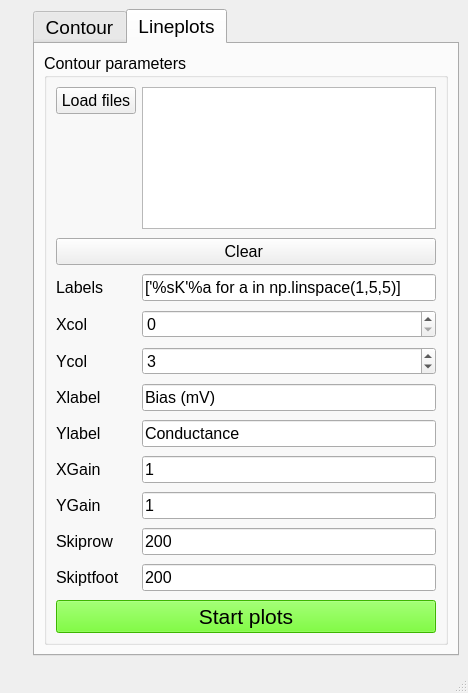
<?xml version="1.0" encoding="UTF-8"?>
<ui version="4.0">
 <class>MainWindow</class>
 <widget class="QMainWindow" name="MainWindow">
  <property name="geometry">
   <rect>
    <x>0</x>
    <y>0</y>
    <width>468</width>
    <height>622</height>
   </rect>
  </property>
  <property name="sizePolicy">
   <sizepolicy hsizetype="Ignored" vsizetype="Expanding">
    <horstretch>0</horstretch>
    <verstretch>0</verstretch>
   </sizepolicy>
  </property>
  <property name="font">
   <font>
    <pointsize>14</pointsize>
   </font>
  </property>
  <property name="windowTitle">
   <string>MainWindow</string>
  </property>
  <widget class="QWidget" name="centralwidget">
   <layout class="QHBoxLayout" name="horizontalLayout">
    <item>
     <widget class="QWidget" name="plot_window" native="true">
      <property name="sizePolicy">
       <sizepolicy hsizetype="Preferred" vsizetype="Expanding">
        <horstretch>0</horstretch>
        <verstretch>0</verstretch>
       </sizepolicy>
      </property>
      <layout class="QVBoxLayout" name="mpl"/>
     </widget>
    </item>
    <item>
     <widget class="QTabWidget" name="tabWidget">
      <property name="sizePolicy">
       <sizepolicy hsizetype="Expanding" vsizetype="Expanding">
        <horstretch>0</horstretch>
        <verstretch>0</verstretch>
       </sizepolicy>
      </property>
      <property name="currentIndex">
       <number>1</number>
      </property>
      <widget class="QWidget" name="tab">
       <attribute name="title">
        <string>Contour</string>
       </attribute>
       <layout class="QVBoxLayout" name="verticalLayout">
        <item>
         <widget class="QGroupBox" name="groupBox">
          <property name="sizePolicy">
           <sizepolicy hsizetype="Expanding" vsizetype="Expanding">
            <horstretch>0</horstretch>
            <verstretch>0</verstretch>
           </sizepolicy>
          </property>
          <property name="font">
           <font>
            <family>Arial</family>
            <pointsize>12</pointsize>
           </font>
          </property>
          <property name="title">
           <string>Contour parameters</string>
          </property>
          <layout class="QFormLayout" name="formLayout">
           <property name="sizeConstraint">
            <enum>QLayout::SetDefaultConstraint</enum>
           </property>
           <property name="verticalSpacing">
            <number>9</number>
           </property>
           <item row="0" column="0">
            <widget class="QPushButton" name="OpenFile">
             <property name="text">
              <string>Basename</string>
             </property>
            </widget>
           </item>
           <item row="0" column="1">
            <widget class="QTextEdit" name="baseName">
             <property name="html">
              <string>&lt;!DOCTYPE HTML PUBLIC &quot;-//W3C//DTD HTML 4.0//EN&quot; &quot;http://www.w3.org/TR/REC-html40/strict.dtd&quot;&gt;
&lt;html&gt;&lt;head&gt;&lt;meta name=&quot;qrichtext&quot; content=&quot;1&quot; /&gt;&lt;style type=&quot;text/css&quot;&gt;
p, li { white-space: pre-wrap; }
&lt;/style&gt;&lt;/head&gt;&lt;body style=&quot; font-family:'Arial'; font-size:12pt; font-weight:400; font-style:normal;&quot;&gt;
&lt;p style=&quot; margin-top:0px; margin-bottom:0px; margin-left:0px; margin-right:0px; -qt-block-indent:0; text-indent:0px;&quot;&gt;C:\Users\kaife\Desktop\Cornell\Research\Projects &amp;amp; data\Tunnel junction\Kondo effect\high T spectrum\CrBr3JJ_15_20190903_{}Kevlvin_AC20uV_37HZ.txt&lt;/p&gt;&lt;/body&gt;&lt;/html&gt;</string>
             </property>
            </widget>
           </item>
           <item row="1" column="0">
            <widget class="QLabel" name="label">
             <property name="sizePolicy">
              <sizepolicy hsizetype="Preferred" vsizetype="Expanding">
               <horstretch>0</horstretch>
               <verstretch>0</verstretch>
              </sizepolicy>
             </property>
             <property name="text">
              <string>Xlist</string>
             </property>
            </widget>
           </item>
           <item row="2" column="0">
            <widget class="QLabel" name="label_2">
             <property name="sizePolicy">
              <sizepolicy hsizetype="Preferred" vsizetype="Expanding">
               <horstretch>0</horstretch>
               <verstretch>0</verstretch>
              </sizepolicy>
             </property>
             <property name="text">
              <string>Ycol</string>
             </property>
            </widget>
           </item>
           <item row="2" column="1">
            <widget class="QSpinBox" name="Ycol">
             <property name="sizePolicy">
              <sizepolicy hsizetype="Minimum" vsizetype="Expanding">
               <horstretch>0</horstretch>
               <verstretch>0</verstretch>
              </sizepolicy>
             </property>
            </widget>
           </item>
           <item row="3" column="0">
            <widget class="QLabel" name="label_3">
             <property name="sizePolicy">
              <sizepolicy hsizetype="Preferred" vsizetype="Expanding">
               <horstretch>0</horstretch>
               <verstretch>0</verstretch>
              </sizepolicy>
             </property>
             <property name="text">
              <string>Zcol</string>
             </property>
            </widget>
           </item>
           <item row="3" column="1">
            <widget class="QSpinBox" name="Zcol">
             <property name="sizePolicy">
              <sizepolicy hsizetype="Minimum" vsizetype="Expanding">
               <horstretch>0</horstretch>
               <verstretch>0</verstretch>
              </sizepolicy>
             </property>
             <property name="value">
              <number>3</number>
             </property>
            </widget>
           </item>
           <item row="4" column="0">
            <widget class="QLabel" name="label_6">
             <property name="sizePolicy">
              <sizepolicy hsizetype="Preferred" vsizetype="Expanding">
               <horstretch>0</horstretch>
               <verstretch>0</verstretch>
              </sizepolicy>
             </property>
             <property name="text">
              <string>Xlabel</string>
             </property>
            </widget>
           </item>
           <item row="4" column="1">
            <widget class="QLineEdit" name="Xlabel">
             <property name="sizePolicy">
              <sizepolicy hsizetype="Expanding" vsizetype="Expanding">
               <horstretch>0</horstretch>
               <verstretch>0</verstretch>
              </sizepolicy>
             </property>
             <property name="text">
              <string>Temperature(K)</string>
             </property>
            </widget>
           </item>
           <item row="5" column="0">
            <widget class="QLabel" name="label_7">
             <property name="sizePolicy">
              <sizepolicy hsizetype="Preferred" vsizetype="Expanding">
               <horstretch>0</horstretch>
               <verstretch>0</verstretch>
              </sizepolicy>
             </property>
             <property name="text">
              <string>Ylabel</string>
             </property>
            </widget>
           </item>
           <item row="5" column="1">
            <widget class="QLineEdit" name="Ylabel">
             <property name="sizePolicy">
              <sizepolicy hsizetype="Expanding" vsizetype="Expanding">
               <horstretch>0</horstretch>
               <verstretch>0</verstretch>
              </sizepolicy>
             </property>
             <property name="text">
              <string>Bias (mV)</string>
             </property>
            </widget>
           </item>
           <item row="6" column="0">
            <widget class="QLabel" name="label_8">
             <property name="text">
              <string>Zlabel</string>
             </property>
            </widget>
           </item>
           <item row="6" column="1">
            <widget class="QLineEdit" name="Zlabel">
             <property name="text">
              <string>Resistance($\Omega$)</string>
             </property>
            </widget>
           </item>
           <item row="8" column="0">
            <widget class="QLabel" name="label_4">
             <property name="sizePolicy">
              <sizepolicy hsizetype="Preferred" vsizetype="Expanding">
               <horstretch>0</horstretch>
               <verstretch>0</verstretch>
              </sizepolicy>
             </property>
             <property name="text">
              <string>YGain</string>
             </property>
            </widget>
           </item>
           <item row="8" column="1">
            <widget class="QLineEdit" name="yGain">
             <property name="sizePolicy">
              <sizepolicy hsizetype="Expanding" vsizetype="Expanding">
               <horstretch>0</horstretch>
               <verstretch>0</verstretch>
              </sizepolicy>
             </property>
             <property name="text">
              <string>1</string>
             </property>
            </widget>
           </item>
           <item row="9" column="0">
            <widget class="QLabel" name="label_5">
             <property name="sizePolicy">
              <sizepolicy hsizetype="Preferred" vsizetype="Expanding">
               <horstretch>0</horstretch>
               <verstretch>0</verstretch>
              </sizepolicy>
             </property>
             <property name="text">
              <string>ZGain</string>
             </property>
            </widget>
           </item>
           <item row="9" column="1">
            <widget class="QLineEdit" name="zGain">
             <property name="sizePolicy">
              <sizepolicy hsizetype="Expanding" vsizetype="Expanding">
               <horstretch>0</horstretch>
               <verstretch>0</verstretch>
              </sizepolicy>
             </property>
             <property name="text">
              <string>1</string>
             </property>
            </widget>
           </item>
           <item row="10" column="0">
            <widget class="QLabel" name="label1">
             <property name="text">
              <string>Skiprow</string>
             </property>
            </widget>
           </item>
           <item row="10" column="1">
            <widget class="QLineEdit" name="skipRow">
             <property name="text">
              <string>200</string>
             </property>
            </widget>
           </item>
           <item row="11" column="0">
            <widget class="QLabel" name="label_9">
             <property name="text">
              <string>Skiptfoot</string>
             </property>
            </widget>
           </item>
           <item row="15" column="0" colspan="2">
            <widget class="QPushButton" name="startPlot">
             <property name="font">
              <font>
               <family>Arial</family>
               <pointsize>16</pointsize>
               <weight>9</weight>
               <italic>false</italic>
               <bold>false</bold>
              </font>
             </property>
             <property name="styleSheet">
              <string notr="true">background-color: rgb(85, 255, 0);
font: 75 16pt &quot;Arial&quot;;
</string>
             </property>
             <property name="text">
              <string>Start contour</string>
             </property>
            </widget>
           </item>
           <item row="11" column="1">
            <widget class="QLineEdit" name="skipFoot">
             <property name="text">
              <string>200</string>
             </property>
            </widget>
           </item>
           <item row="7" column="0">
            <widget class="QLabel" name="label_10">
             <property name="text">
              <string>Cmap</string>
             </property>
            </widget>
           </item>
           <item row="7" column="1">
            <widget class="QComboBox" name="Cmap">
             <item>
              <property name="text">
               <string>RdBu_r</string>
              </property>
             </item>
             <item>
              <property name="text">
               <string>RdBu</string>
              </property>
             </item>
             <item>
              <property name="text">
               <string>hot</string>
              </property>
             </item>
             <item>
              <property name="text">
               <string>hot_r</string>
              </property>
             </item>
             <item>
              <property name="text">
               <string>bwr</string>
              </property>
             </item>
             <item>
              <property name="text">
               <string>bwr_r</string>
              </property>
             </item>
            </widget>
           </item>
           <item row="1" column="1">
            <widget class="QLineEdit" name="Xlist">
             <property name="sizePolicy">
              <sizepolicy hsizetype="Expanding" vsizetype="Expanding">
               <horstretch>0</horstretch>
               <verstretch>0</verstretch>
              </sizepolicy>
             </property>
             <property name="text">
              <string>np.linspace(10,20,11)</string>
             </property>
            </widget>
           </item>
           <item row="12" column="0">
            <widget class="QCheckBox" name="LogZ">
             <property name="text">
              <string>LogZ</string>
             </property>
            </widget>
           </item>
           <item row="12" column="1">
            <widget class="QCheckBox" name="Cont">
             <property name="text">
              <string>Continuous</string>
             </property>
            </widget>
           </item>
          </layout>
         </widget>
        </item>
       </layout>
      </widget>
      <widget class="QWidget" name="tab_2">
       <attribute name="title">
        <string>Lineplots</string>
       </attribute>
       <layout class="QVBoxLayout" name="verticalLayout_2">
        <item>
         <widget class="QGroupBox" name="groupBox_2">
          <property name="sizePolicy">
           <sizepolicy hsizetype="Expanding" vsizetype="Expanding">
            <horstretch>0</horstretch>
            <verstretch>0</verstretch>
           </sizepolicy>
          </property>
          <property name="font">
           <font>
            <family>Arial</family>
            <pointsize>12</pointsize>
           </font>
          </property>
          <property name="title">
           <string>Contour parameters</string>
          </property>
          <layout class="QFormLayout" name="formLayout_2">
           <property name="sizeConstraint">
            <enum>QLayout::SetDefaultConstraint</enum>
           </property>
           <property name="verticalSpacing">
            <number>9</number>
           </property>
           <item row="0" column="0">
            <widget class="QPushButton" name="OpenFile_2">
             <property name="text">
              <string>Load files</string>
             </property>
            </widget>
           </item>
           <item row="2" column="0">
            <widget class="QLabel" name="label_11">
             <property name="sizePolicy">
              <sizepolicy hsizetype="Preferred" vsizetype="Expanding">
               <horstretch>0</horstretch>
               <verstretch>0</verstretch>
              </sizepolicy>
             </property>
             <property name="text">
              <string>Labels</string>
             </property>
            </widget>
           </item>
           <item row="2" column="1">
            <widget class="QLineEdit" name="Xlist_2">
             <property name="sizePolicy">
              <sizepolicy hsizetype="Expanding" vsizetype="Expanding">
               <horstretch>0</horstretch>
               <verstretch>0</verstretch>
              </sizepolicy>
             </property>
             <property name="text">
              <string>['%sK'%a for a in np.linspace(1,5,5)]</string>
             </property>
            </widget>
           </item>
           <item row="3" column="0">
            <widget class="QLabel" name="label_12">
             <property name="sizePolicy">
              <sizepolicy hsizetype="Preferred" vsizetype="Expanding">
               <horstretch>0</horstretch>
               <verstretch>0</verstretch>
              </sizepolicy>
             </property>
             <property name="text">
              <string>Xcol</string>
             </property>
            </widget>
           </item>
           <item row="3" column="1">
            <widget class="QSpinBox" name="Ycol_2">
             <property name="sizePolicy">
              <sizepolicy hsizetype="Minimum" vsizetype="Expanding">
               <horstretch>0</horstretch>
               <verstretch>0</verstretch>
              </sizepolicy>
             </property>
            </widget>
           </item>
           <item row="4" column="0">
            <widget class="QLabel" name="label_13">
             <property name="sizePolicy">
              <sizepolicy hsizetype="Preferred" vsizetype="Expanding">
               <horstretch>0</horstretch>
               <verstretch>0</verstretch>
              </sizepolicy>
             </property>
             <property name="text">
              <string>Ycol</string>
             </property>
            </widget>
           </item>
           <item row="4" column="1">
            <widget class="QSpinBox" name="Zcol_2">
             <property name="sizePolicy">
              <sizepolicy hsizetype="Minimum" vsizetype="Expanding">
               <horstretch>0</horstretch>
               <verstretch>0</verstretch>
              </sizepolicy>
             </property>
             <property name="value">
              <number>3</number>
             </property>
            </widget>
           </item>
           <item row="5" column="0">
            <widget class="QLabel" name="label_14">
             <property name="sizePolicy">
              <sizepolicy hsizetype="Preferred" vsizetype="Expanding">
               <horstretch>0</horstretch>
               <verstretch>0</verstretch>
              </sizepolicy>
             </property>
             <property name="text">
              <string>Xlabel</string>
             </property>
            </widget>
           </item>
           <item row="5" column="1">
            <widget class="QLineEdit" name="Xlabel_2">
             <property name="sizePolicy">
              <sizepolicy hsizetype="Expanding" vsizetype="Expanding">
               <horstretch>0</horstretch>
               <verstretch>0</verstretch>
              </sizepolicy>
             </property>
             <property name="text">
              <string>Bias (mV)</string>
             </property>
            </widget>
           </item>
           <item row="6" column="0">
            <widget class="QLabel" name="label_15">
             <property name="sizePolicy">
              <sizepolicy hsizetype="Preferred" vsizetype="Expanding">
               <horstretch>0</horstretch>
               <verstretch>0</verstretch>
              </sizepolicy>
             </property>
             <property name="text">
              <string>Ylabel</string>
             </property>
            </widget>
           </item>
           <item row="6" column="1">
            <widget class="QLineEdit" name="Ylabel_2">
             <property name="sizePolicy">
              <sizepolicy hsizetype="Expanding" vsizetype="Expanding">
               <horstretch>0</horstretch>
               <verstretch>0</verstretch>
              </sizepolicy>
             </property>
             <property name="text">
              <string>Conductance</string>
             </property>
            </widget>
           </item>
           <item row="7" column="0">
            <widget class="QLabel" name="label_17">
             <property name="sizePolicy">
              <sizepolicy hsizetype="Preferred" vsizetype="Expanding">
               <horstretch>0</horstretch>
               <verstretch>0</verstretch>
              </sizepolicy>
             </property>
             <property name="text">
              <string>XGain</string>
             </property>
            </widget>
           </item>
           <item row="7" column="1">
            <widget class="QLineEdit" name="yGain_2">
             <property name="sizePolicy">
              <sizepolicy hsizetype="Expanding" vsizetype="Expanding">
               <horstretch>0</horstretch>
               <verstretch>0</verstretch>
              </sizepolicy>
             </property>
             <property name="text">
              <string>1</string>
             </property>
            </widget>
           </item>
           <item row="8" column="0">
            <widget class="QLabel" name="label_18">
             <property name="sizePolicy">
              <sizepolicy hsizetype="Preferred" vsizetype="Expanding">
               <horstretch>0</horstretch>
               <verstretch>0</verstretch>
              </sizepolicy>
             </property>
             <property name="text">
              <string>YGain</string>
             </property>
            </widget>
           </item>
           <item row="8" column="1">
            <widget class="QLineEdit" name="zGain_2">
             <property name="sizePolicy">
              <sizepolicy hsizetype="Expanding" vsizetype="Expanding">
               <horstretch>0</horstretch>
               <verstretch>0</verstretch>
              </sizepolicy>
             </property>
             <property name="text">
              <string>1</string>
             </property>
            </widget>
           </item>
           <item row="9" column="0">
            <widget class="QLabel" name="label1_2">
             <property name="text">
              <string>Skiprow</string>
             </property>
            </widget>
           </item>
           <item row="9" column="1">
            <widget class="QLineEdit" name="skipRow_2">
             <property name="text">
              <string>200</string>
             </property>
            </widget>
           </item>
           <item row="10" column="0">
            <widget class="QLabel" name="label_19">
             <property name="text">
              <string>Skiptfoot</string>
             </property>
            </widget>
           </item>
           <item row="10" column="1">
            <widget class="QLineEdit" name="skipFoot_2">
             <property name="text">
              <string>200</string>
             </property>
            </widget>
           </item>
           <item row="11" column="0" colspan="2">
            <widget class="QPushButton" name="startPlot_2">
             <property name="font">
              <font>
               <family>Arial</family>
               <pointsize>16</pointsize>
               <weight>9</weight>
               <italic>false</italic>
               <bold>false</bold>
              </font>
             </property>
             <property name="styleSheet">
              <string notr="true">background-color: rgb(85, 255, 0);
font: 75 16pt &quot;Arial&quot;;
</string>
             </property>
             <property name="text">
              <string>Start plots</string>
             </property>
            </widget>
           </item>
           <item row="0" column="1">
            <widget class="QListWidget" name="FileList"/>
           </item>
           <item row="1" column="0" colspan="2">
            <widget class="QPushButton" name="Clr2">
             <property name="text">
              <string>Clear </string>
             </property>
            </widget>
           </item>
          </layout>
         </widget>
        </item>
       </layout>
      </widget>
     </widget>
    </item>
   </layout>
  </widget>
  <widget class="QMenuBar" name="menubar">
   <property name="geometry">
    <rect>
     <x>0</x>
     <y>0</y>
     <width>468</width>
     <height>18</height>
    </rect>
   </property>
  </widget>
  <widget class="QStatusBar" name="statusbar"/>
 </widget>
 <resources/>
 <connections/>
</ui>
